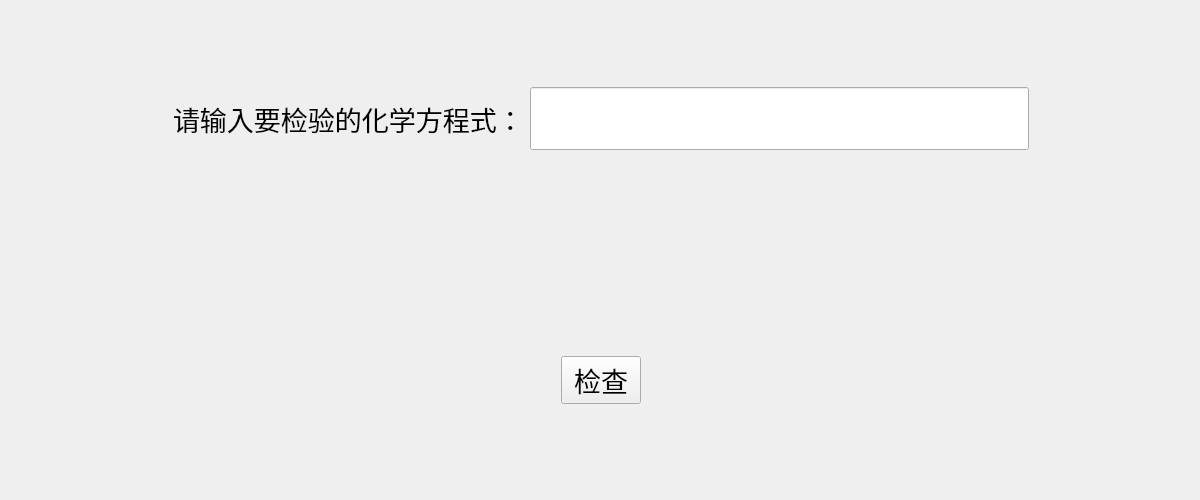
<?xml version="1.0" encoding="UTF-8"?>
<ui version="4.0">
 <class>check</class>
 <widget class="QWidget" name="check">
  <property name="geometry">
   <rect>
    <x>0</x>
    <y>0</y>
    <width>1200</width>
    <height>500</height>
   </rect>
  </property>
  <property name="windowTitle">
   <string>Form</string>
  </property>
  <widget class="QWidget" name="horizontalLayoutWidget">
   <property name="geometry">
    <rect>
     <x>0</x>
     <y>80</y>
     <width>1201</width>
     <height>78</height>
    </rect>
   </property>
   <layout class="QHBoxLayout" name="horizontalLayout">
    <item>
     <spacer name="horizontalSpacer_3">
      <property name="orientation">
       <enum>Qt::Horizontal</enum>
      </property>
      <property name="sizeHint" stdset="0">
       <size>
        <width>40</width>
        <height>20</height>
       </size>
      </property>
     </spacer>
    </item>
    <item>
     <widget class="QLabel" name="label">
      <property name="font">
       <font>
        <family>楷体</family>
        <pointsize>20</pointsize>
       </font>
      </property>
      <property name="text">
       <string>请输入要检验的化学方程式：</string>
      </property>
     </widget>
    </item>
    <item>
     <widget class="QLineEdit" name="formula">
      <property name="font">
       <font>
        <family>Consolas</family>
        <pointsize>36</pointsize>
       </font>
      </property>
      <property name="text">
       <string/>
      </property>
     </widget>
    </item>
    <item>
     <spacer name="horizontalSpacer_4">
      <property name="orientation">
       <enum>Qt::Horizontal</enum>
      </property>
      <property name="sizeHint" stdset="0">
       <size>
        <width>40</width>
        <height>20</height>
       </size>
      </property>
     </spacer>
    </item>
   </layout>
  </widget>
  <widget class="QWidget" name="horizontalLayoutWidget_2">
   <property name="geometry">
    <rect>
     <x>0</x>
     <y>340</y>
     <width>1201</width>
     <height>80</height>
    </rect>
   </property>
   <layout class="QHBoxLayout" name="horizontalLayout_2">
    <item>
     <spacer name="horizontalSpacer">
      <property name="orientation">
       <enum>Qt::Horizontal</enum>
      </property>
      <property name="sizeHint" stdset="0">
       <size>
        <width>40</width>
        <height>20</height>
       </size>
      </property>
     </spacer>
    </item>
    <item>
     <widget class="QPushButton" name="checkButton">
      <property name="font">
       <font>
        <family>楷体</family>
        <pointsize>20</pointsize>
       </font>
      </property>
      <property name="text">
       <string>检查</string>
      </property>
     </widget>
    </item>
    <item>
     <spacer name="horizontalSpacer_2">
      <property name="orientation">
       <enum>Qt::Horizontal</enum>
      </property>
      <property name="sizeHint" stdset="0">
       <size>
        <width>40</width>
        <height>20</height>
       </size>
      </property>
     </spacer>
    </item>
   </layout>
  </widget>
  <widget class="QWidget" name="horizontalLayoutWidget_3">
   <property name="geometry">
    <rect>
     <x>0</x>
     <y>200</y>
     <width>1201</width>
     <height>80</height>
    </rect>
   </property>
   <layout class="QHBoxLayout" name="horizontalLayout_3">
    <item>
     <spacer name="horizontalSpacer_5">
      <property name="orientation">
       <enum>Qt::Horizontal</enum>
      </property>
      <property name="sizeHint" stdset="0">
       <size>
        <width>40</width>
        <height>20</height>
       </size>
      </property>
     </spacer>
    </item>
    <item>
     <widget class="QLabel" name="status">
      <property name="font">
       <font>
        <family>楷体</family>
        <pointsize>26</pointsize>
       </font>
      </property>
      <property name="text">
       <string/>
      </property>
     </widget>
    </item>
    <item>
     <spacer name="horizontalSpacer_6">
      <property name="orientation">
       <enum>Qt::Horizontal</enum>
      </property>
      <property name="sizeHint" stdset="0">
       <size>
        <width>40</width>
        <height>20</height>
       </size>
      </property>
     </spacer>
    </item>
   </layout>
  </widget>
 </widget>
 <resources/>
 <connections/>
</ui>
